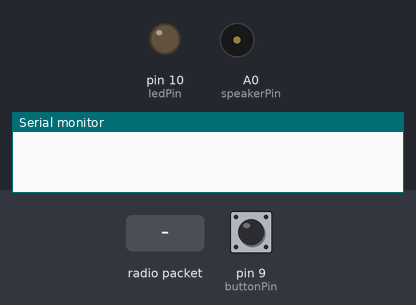
A sketch run on a simulated Arduino Nano, built with avr-gcc and run on an emulated ATmega328P. Parts: output pins drawn as LEDs (lit = HIGH), buzzer (waves = sounding), the last lines printed to the serial monitor. The test bench sets the inputs (shaded band); at power-on: pin 9 (buttonPin) LOW. No radio packets arrive unless stated.

Above: at 1.2 s.
1.3 s: pin 9 (buttonPin) pulled HIGH for 0.15 s
At 3.0 s:
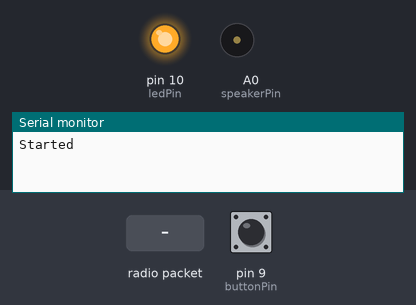
3.3 s: radio packet "d" arrives
At 3.41 s:
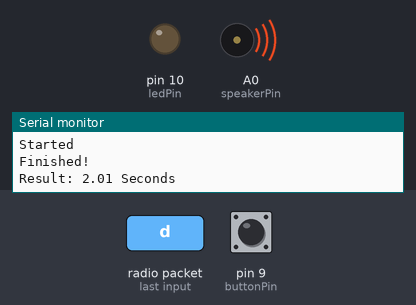
5.0 s: pin 9 (buttonPin) pulled HIGH for 1 s
At 5.4 s:
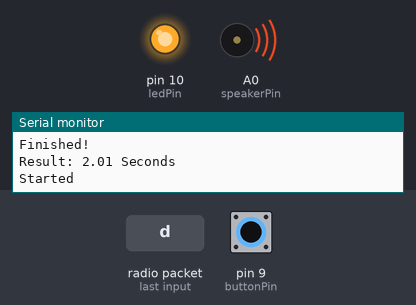
Timing chart, 0 to 8.0 s (numbered marks = the images above; inputs shaded):
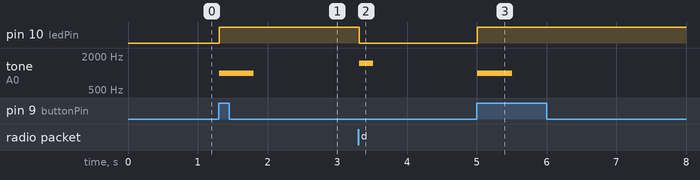

The sketch:

start_line.ino
```cpp
/**
 * @author   Kelly Lynch
 * @date     2017-02-23
 * @filename start_line.ino
 *
 * @brief    Software for a timer that measures how fast someone runs an arbitray distance.
 *           This software is paired with the finish_line.ino file and associated hardware.
 *
 *           This software uses the following hardware:
 *           - Arduino Nano V3
 *           - NRF24L01+PA+LNA for wireless communication
 *           - Push Button for starting the race
 *           - Red LED for visual cues
 *           - 8Ohm 1W speaker for audible starting sound
 *
 * @todo     Add Break condition
 *           Configure handshake for wireless
 *           Add force sensor to measure reaction time
 *
*/

/* --Includes-- */
#include <SPI.h>
#include <nRF24L01.h>
#include <RF24.h>

/* CE on pin 7, CSN on pin 8*/
RF24 radio(7, 8);

/* --Constants-- */
const byte rxAddr[6] = "00001";
const int buttonPin = 9;
const int speakerPin = A0;
const int ledPin = 10;

/* --Global Variables-- */
boolean started = false;
boolean firstRun = true;
unsigned long startTime = 0;
unsigned long endTime = 0;
float secondsVal = 0;

/**
 * @name Setup
 * @brief Initialises wireless settings, serial settings, and digital inputs/outputs. Runs once.
 * @param void
 * @return void
 */
void setup(){
  Serial.begin(9600);

  radio.begin();
  radio.openReadingPipe(0, rxAddr);
  radio.startListening();

  pinMode(buttonPin, INPUT);
  pinMode(ledPin, OUTPUT);
}

/**
 * @name Main Loop
 * @brief Runs continually
 * @param void
 * @return void
 */
void loop(){
  /* If the start Button is pressed record information*/
  if(digitalRead(buttonPin) && started == false){
    startRace();
    Serial.println("Started");
  }

  /* Radio reading*/
  char text[32] = {0};
  if (radio.available()){
    radio.read(&text, sizeof(text));
  }

  /* If race has finished record information*/
  if(text[0] == 'd' && started == true){
    finishRace();
    Serial.println("Finished!");

    /* Get the final time in seconds*/
    secondsVal = microsToSeconds(endTime - startTime);
    Serial.print("Result: ");
    Serial.print(secondsVal);
    Serial.print(" Seconds");
    Serial.print("\n\n\r");
  }

  delay(15);
}

/**
 * @name Start Race
 * @brief Starts the race conditions by recording the time and giving visual and audible indications.
 * @param void
 * @return void
 */
void startRace(){
  startTime = micros();
  digitalWrite(ledPin, HIGH);
  tone(speakerPin, 1000, 500);
  started = true;
}


/**
 * @name Finish Race
 * @brief Finishes the race by recording the time and giving visual and audible indications.
 * @param void
 * @return void
 */
void finishRace(){
  endTime = micros();
  digitalWrite(ledPin, LOW);
  tone(speakerPin, 1500, 200);
  started = false;
}

/**
 * @name Finish Race
 * @brief Convert a microsecond value to a seconds value by dividing by 1 million.
 * @param unisgned long microsecond value
 * @return float second value
 */
float microsToSeconds(unsigned long microsVal){
  return microsVal/1000000.0;
}
```

Measured:
- after the input at 1.3 s, pin 10 (ledPin): LOW → HIGH at once; tone on A0 (speakerPin): silent → 1000 Hz at once, → silent 0.50 s later
- after the input at 3.3 s, pin 10 (ledPin): HIGH → LOW at once; tone on A0 (speakerPin): silent → 1500 Hz at once, → silent 0.20 s later
- after the input at 5.0 s, pin 10 (ledPin): LOW → HIGH at once; tone on A0 (speakerPin): silent → 1000 Hz at once, → silent 0.50 s later
